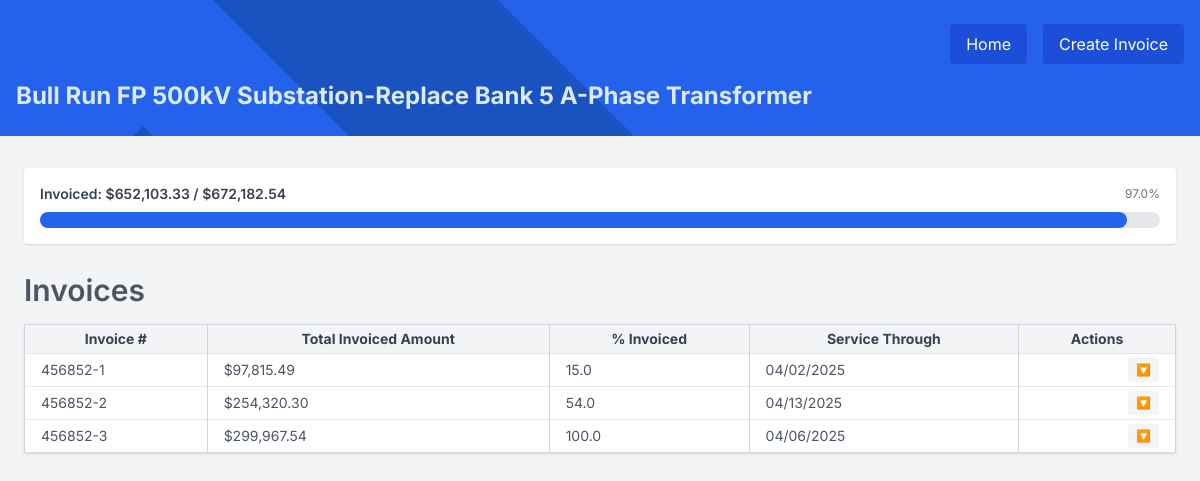
Screenshot of /invoices/2 with the database file from the repository.
### backend/models.py (models this page shows)
class Project(MainBase):
    __tablename__ = "projects_table"
    id = Column(Integer, primary_key=True, index=True)
    wo_date = Column(String)
    project_name = Column(String)
    wo_number = Column(String)
    bmcd_number = Column(String)
    po_number = Column(String)
    tao_number = Column(String)
    contract_number = Column(String)
    total_labor_amount = Column(Float, default=0.0)
    total_expenses_amount = Column(Float, default=0.0)
    total_travel_amount = Column(Float, default=0.0)
    total_tier_fee = Column(Float, default=0.0)
    total_budget_amount = Column(Float, default=0.0)
    subtasks = relationship("Subtask", back_populates="project", cascade="all, delete-orphan")
    invoices = relationship("Invoice", back_populates="project", cascade="all, delete-orphan")

class Invoice(MainBase):
    __tablename__ = "invoices_table"
    id = Column(Integer, primary_key=True, index=True)
    project_id = Column(Integer, ForeignKey("projects_table.id", ondelete="CASCADE"), nullable=False)
    tier_fee_percentage = Column(Float, default=0.0)
    invoice_percentage = Column(Float, default=0.0)
    invoice_number = Column(String)
    invoice_through_date = Column(String)
    invoice_creation_date = Column(String)
    project = relationship("Project", back_populates="invoices")
    invoice_items = relationship("InvoiceAmount", back_populates="invoice", cascade="all, delete-orphan")

### backend/routers/invoices.py (the view)
@router.get("/invoices/{project_id}", response_class=HTMLResponse)
def view_project_invoices_page(project_id: int, request: Request, db: Session = Depends(get_main_db)):
    project = db.query(Project).filter(Project.id == project_id).first()
    if not project:
        raise HTTPException(status_code=404, detail="Project not found")
    invoices = project.invoices
    total_budget = project.total_budget_amount
    invoice_data = []
    total_invoiced = 0
    for invoice in invoices:
        total_amount = sum(item.invoice_amount for item in invoice.invoice_items)
        total_invoiced += total_amount
        formatted_through_date = datetime.strptime(invoice.invoice_through_date, "%Y-%m-%d").strftime("%m/%d/%Y")
        invoice_data.append({
            "invoice": invoice,
            "total_amount": total_amount,
            "formatted_through_date": formatted_through_date
        })
    contributions = [
        {
            "number": row["invoice"].invoice_number,
            "percent": (row["total_amount"] / project.total_budget_amount * 100) if project.total_budget_amount else 0,
            "amount": row["total_amount"]
        }
        for row in invoice_data
    ]
    return templates.TemplateResponse("invoice_list.html", {
        "request": request,
        "project": project,
        "invoices": invoice_data,
        "total_invoiced": total_invoiced,
        "total_budget": total_budget,
        "contributions": contributions
    })

### frontend/templates/invoice_list.html (shortened to what this page needs)
{% extends "base.html" %}
{% block content %}
<div
  class="w-full bg-blue-600 py-6 px-4 mb-8 bg-cover bg-center bg-no-repeat relative"
  style="background-image: url('/static/images/burns_logo.png');"
>
  <div class="absolute inset-0 bg-blue-600 bg-opacity-70 z-0"></div>
    <div class="relative z-10">
    <div class="flex justify-end items-center gap-4 mb-4">
      <a
        href="/projects/"
        class="bg-blue-700 text-white px-4 py-2 rounded hover:bg-blue-800 whitespace-nowrap"
      >
        Home
      </a>
      <a
        href="#"
        hx-get="/invoices/create/{{ project.id }}"
        hx-target="#create-invoice"
        hx-swap="innerHTML"
        class="bg-blue-700 text-white px-4 py-2 rounded hover:bg-blue-800 whitespace-nowrap"
      >
        Create Invoice
      </a>
    </div>
    <h2 class="text-2xl font-bold text-blue-100 whitespace-nowrap">
      {{ project.project_name }}
    </h2>
  </div>
</div>
<div class="pt-0 pl-6 pr-6">
<div class="bg-white shadow rounded p-4 mb-4">
  <div class="flex justify-between items-center mb-2">
    <h3 class="text-sm font-semibold text-gray-700">Invoiced: ${{ "{:,.2f}".format(total_invoiced) }} / ${{ "{:,.2f}".format(total_budget) }}</h3>
    <span class="text-xs text-gray-500">
      {{ "{:.1f}".format((total_invoiced / total_budget) * 100 if total_budget > 0 else 0) }}%
    </span>
  </div>
  <div class="w-full bg-gray-200 rounded-full h-4">
    <div
      class="bg-blue-600 h-4 rounded-full"
      style="width: {{ (total_invoiced / total_budget) * 100 if total_budget > 0 else 0 }}%;"
    ></div>
  </div>
</div>
  </div>
<div class="pt-3 pl-6 pr-6">
  <div class="flex justify-between items-center mb-4">
    <h3 class="text-3xl font-semibold text-gray-600">Invoices</h3>
  </div>
  <table class="w-full text-sm table-auto border border-gray-300 rounded bg-white shadow">
      <thead class="bg-gray-100 text-gray-700">
        <tr>
          <th class="px-4 py-1 border-r border-gray-300 whitespace-nowrap">Invoice #</th>
          <th class="px-4 py-1 border-r border-gray-300 whitespace-nowrap">Total Invoiced Amount</th>
          <th class="px-4 py-1 border-r border-gray-300 whitespace-nowrap">% Invoiced</th>
          <th class="px-4 py-1 border-r border-gray-300 whitespace-nowrap">Service Through</th>
          <th class="px-4 py-1 border-r border-gray-300 whitespace-nowrap">Actions</th>
        </tr>
      </thead>
      <tbody>
        {% for row in invoices %}
        {% set invoice = row.invoice %}
        <tr class="border-t hover:bg-gray-50">
          <td class="px-4 py-1 border-r border-gray-300 whitespace-nowrap">{{ invoice.invoice_number }}</td>
          <td class="px-4 py-1 border-r border-gray-300 whitespace-nowrap">${{ "{:,.2f}".format(row.total_amount) }}</td>
          <td class="px-4 py-1 border-r border-gray-300 whitespace-nowrap">{{ invoice.invoice_percentage }}</td>
          <td class="px-4 py-1 border-r border-gray-300 whitespace-nowrap">{{ row.formatted_through_date }}</td>
          <td class="relative px-4 py-1 text-sm text-right" x-data="{ open: false }">
            <button
              @click="open = !open"
              class="bg-gray-100 text-blue-600 hover:underline text-xs px-2 py-1 rounded"
            >
              🔽
            </button>
          </td>
        </tr>
        {% else %}
        <tr>
          <td colspan="4" class="text-center text-gray-500 py-4">
            No invoices found.
          </td>
        </tr>
        {% endfor %}
      </tbody>
    </table>
  {% endblock %}

### frontend/templates/base.html (shortened to what this page needs)
<!DOCTYPE html>
<html lang="en">
<head>
    <script src="https://cdn.tailwindcss.com"></script>
</head>
<body class="bg-gray-100 text-gray-600">
  <main class="p-0 m-0">
  {% block content %}{% endblock %}
  </main>
</body>
</html>

### frontend/templates/base.html (style rules this page uses)
body { font-family: 'Inter', sans-serif; }

### rows the page displays
Project: project_name "Bull Run FP 500kV Substation-Replace Bank 5 A-Phase Transformer", total_budget_amount "672,182.54", total_budget_amount "97.0"
Invoice: invoice_number "456852-1", invoice_percentage "15.0"
Invoice: invoice_number "456852-2", invoice_percentage "54.0"
Invoice: invoice_number "456852-3", invoice_percentage "100.0"

### other values shown
{{ "{:,.2f}".format(total_invoiced) }} "652,103.33"
{{ "{:,.2f}".format(row.total_amount) }} "97,815.49" "254,320.30" "299,967.54"
{{ row.formatted_through_date }} "04/02/2025" "04/13/2025" "04/06/2025"
